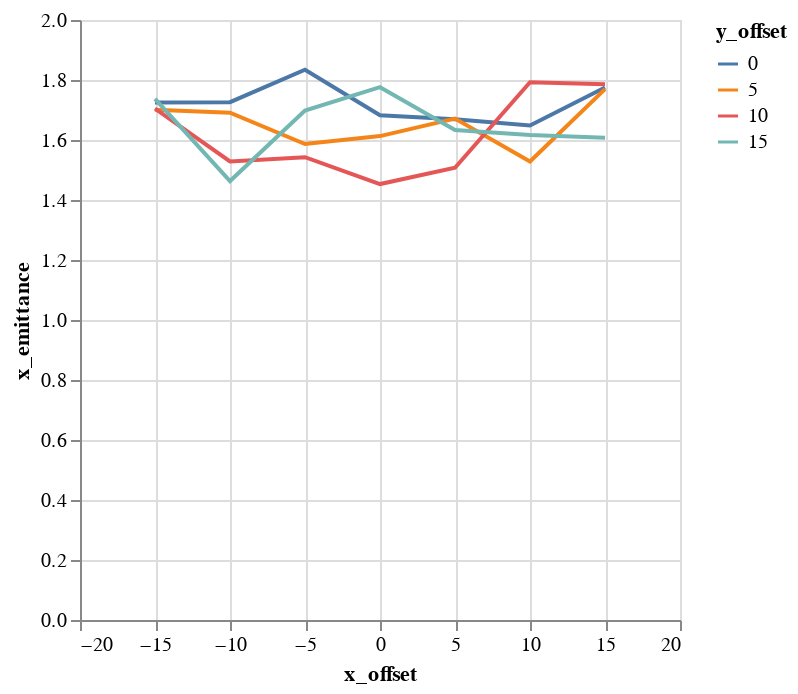

The cell this chart's notebook holds for it:
### Markdown cell above
## Plots

### Code cell
alt.Chart(emit_df).mark_line().encode(
    color='y_offset:N',
    x='x_offset',
    y='x_emittance',
)

### Figure 1 — Vega-Lite specification as saved in the notebook (floating-point values rounded to 4 significant figures)
{"$schema": "https://vega.github.io/schema/vega-lite/v1.2.1.json", "data": {"values": [{"losses": 0, "relbeta": 0.002308, "sourceID": 16777222, "sourceName": "x_-15_y_0", "x_emittance": 1.725, "x_emittance_rel": 1.064, "x_norm_emittance": 0.003982, "x_offset": -15, "y_emittance": 1.678, "y_emittance_rel": 1.067, "y_norm_emittance": 0.003873, "y_offset": 0}, {"losses": 0, "relbeta": 0.002308, "sourceID": 16777229, "sourceName": "x_-15_y_5", "x_emittance": 1.701, "x_emittance_rel": 1.067, "x_norm_emittance": 0.003926, "x_offset": -15, "y_emittance": 1.72, "y_emittance_rel": 1.079, "y_norm_emittance": 0.003971, "y_offset": 5}, {"losses": 0, "relbeta": 0.002308, "sourceID": 16777236, "sourceName": "x_-15_y_10", "x_emittance": 1.705, "x_emittance_rel": 1.054, "x_norm_emittance": 0.003935, "x_offset": -15, "y_emittance": 1.68, "y_emittance_rel": 1.052, "y_norm_emittance": 0.003878, "y_offset": 10}, {"losses": 0, "relbeta": 0.002308, "sourceID": 16777243, "sourceName": "x_-15_y_15", "x_emittance": 1.737, "x_emittance_rel": 1.039, "x_norm_emittance": 0.00401, "x_offset": -15, "y_emittance": 1.699, "y_emittance_rel": 1.023, "y_norm_emittance": 0.003923, "y_offset": 15}, {"losses": 0, "relbeta": 0.002308, "sourceID": 16777220, "sourceName": "x_-10_y_0", "x_emittance": 1.726, "x_emittance_rel": 1.084, "x_norm_emittance": 0.003984, "x_offset": -10, "y_emittance": 1.665, "y_emittance_rel": 1.072, "y_norm_emittance": 0.003844, "y_offset": 0}, {"losses": 0, "relbeta": 0.002308, "sourceID": 16777227, "sourceName": "x_-10_y_5", "x_emittance": 1.691, "x_emittance_rel": 1.048, "x_norm_emittance": 0.003904, "x_offset": -10, "y_emittance": 1.658, "y_emittance_rel": 1.049, "y_norm_emittance": 0.003827, "y_offset": 5}, {"losses": 0, "relbeta": 0.002308, "sourceID": 16777234, "sourceName": "x_-10_y_10", "x_emittance": 1.528, "x_emittance_rel": 1.028, "x_norm_emittance": 0.003528, "x_offset": -10, "y_emittance": 1.709, "y_emittance_rel": 1.026, "y_norm_emittance": 0.003945, "y_offset": 10}, {"losses": 0, "relbeta": 0.002308, "sourceID": 16777241, "sourceName": "x_-10_y_15", "x_emittance": 1.463, "x_emittance_rel": 1.009, "x_norm_emittance": 0.003378, "x_offset": -10, "y_emittance": 1.635, "y_emittance_rel": 1.001, "y_norm_emittance": 0.003775, "y_offset": 15}, {"losses": 0, "relbeta": 0.002308, "sourceID": 16777218, "sourceName": "x_-5_y_0", "x_emittance": 1.834, "x_emittance_rel": 1.094, "x_norm_emittance": 0.004234, "x_offset": -5, "y_emittance": 1.86, "y_emittance_rel": 1.083, "y_norm_emittance": 0.004293, "y_offset": 0}, {"losses": 0, "relbeta": 0.002308, "sourceID": 16777225, "sourceName": "x_-5_y_5", "x_emittance": 1.587, "x_emittance_rel": 1.042, "x_norm_emittance": 0.003663, "x_offset": -5, "y_emittance": 1.675, "y_emittance_rel": 1.031, "y_norm_emittance": 0.003868, "y_offset": 5}, {"losses": 0, "relbeta": 0.002308, "sourceID": 16777232, "sourceName": "x_-5_y_10", "x_emittance": 1.543, "x_emittance_rel": 1.021, "x_norm_emittance": 0.003561, "x_offset": -5, "y_emittance": 1.577, "y_emittance_rel": 1.021, "y_norm_emittance": 0.003641, "y_offset": 10}, {"losses": 0, "relbeta": 0.002308, "sourceID": 16777239, "sourceName": "x_-5_y_15", "x_emittance": 1.698, "x_emittance_rel": 1.004, "x_norm_emittance": 0.00392, "x_offset": -5, "y_emittance": 1.518, "y_emittance_rel": 1.009, "y_norm_emittance": 0.003504, "y_offset": 15}, {"losses": 0, "relbeta": 0.002308, "sourceID": 16777216, "sourceName": "x_0_y_0", "x_emittance": 1.683, "x_emittance_rel": 1.093, "x_norm_emittance": 0.003884, "x_offset": 0, "y_emittance": 1.625, "y_emittance_rel": 1.057, "y_norm_emittance": 0.00375, "y_offset": 0}, {"losses": 0, "relbeta": 0.002308, "sourceID": 16777223, "sourceName": "x_0_y_5", "x_emittance": 1.613, "x_emittance_rel": 1.047, "x_norm_emittance": 0.003724, "x_offset": 0, "y_emittance": 1.579, "y_emittance_rel": 1.029, "y_norm_emittance": 0.003646, "y_offset": 5}, {"losses": 0, "relbeta": 0.002308, "sourceID": 16777230, "sourceName": "x_0_y_10", "x_emittance": 1.453, "x_emittance_rel": 1.036, "x_norm_emittance": 0.003354, "x_offset": 0, "y_emittance": 1.498, "y_emittance_rel": 1.016, "y_norm_emittance": 0.003459, "y_offset": 10}, {"losses": 0, "relbeta": 0.002308, "sourceID": 16777237, "sourceName": "x_0_y_15", "x_emittance": 1.776, "x_emittance_rel": 1.004, "x_norm_emittance": 0.0041, "x_offset": 0, "y_emittance": 1.618, "y_emittance_rel": 1.003, "y_norm_emittance": 0.003735, "y_offset": 15}, {"losses": 0, "relbeta": 0.002308, "sourceID": 16777217, "sourceName": "x_5_y_0", "x_emittance": 1.669, "x_emittance_rel": 1.077, "x_norm_emittance": 0.003853, "x_offset": 5, "y_emittance": 1.753, "y_emittance_rel": 1.047, "y_norm_emittance": 0.004046, "y_offset": 0}, {"losses": 0, "relbeta": 0.002308, "sourceID": 16777224, "sourceName": "x_5_y_5", "x_emittance": 1.671, "x_emittance_rel": 1.043, "x_norm_emittance": 0.003858, "x_offset": 5, "y_emittance": 1.54, "y_emittance_rel": 1.045, "y_norm_emittance": 0.003555, "y_offset": 5}, {"losses": 0, "relbeta": 0.002308, "sourceID": 16777231, "sourceName": "x_5_y_10", "x_emittance": 1.508, "x_emittance_rel": 1.031, "x_norm_emittance": 0.00348, "x_offset": 5, "y_emittance": 1.626, "y_emittance_rel": 1.02, "y_norm_emittance": 0.003753, "y_offset": 10}, {"losses": 0, "relbeta": 0.002308, "sourceID": 16777238, "sourceName": "x_5_y_15", "x_emittance": 1.633, "x_emittance_rel": 1.022, "x_norm_emittance": 0.00377, "x_offset": 5, "y_emittance": 1.576, "y_emittance_rel": 1.001, "y_norm_emittance": 0.003638, "y_offset": 15}, {"losses": 0, "relbeta": 0.002308, "sourceID": 16777219, "sourceName": "x_10_y_0", "x_emittance": 1.649, "x_emittance_rel": 1.085, "x_norm_emittance": 0.003805, "x_offset": 10, "y_emittance": 1.742, "y_emittance_rel": 1.089, "y_norm_emittance": 0.004021, "y_offset": 0}, {"losses": 0, "relbeta": 0.002308, "sourceID": 16777226, "sourceName": "x_10_y_5", "x_emittance": 1.528, "x_emittance_rel": 1.056, "x_norm_emittance": 0.003528, "x_offset": 10, "y_emittance": 1.583, "y_emittance_rel": 1.051, "y_norm_emittance": 0.003654, "y_offset": 5}, {"losses": 0, "relbeta": 0.002308, "sourceID": 16777233, "sourceName": "x_10_y_10", "x_emittance": 1.793, "x_emittance_rel": 1.029, "x_norm_emittance": 0.004138, "x_offset": 10, "y_emittance": 1.651, "y_emittance_rel": 1.024, "y_norm_emittance": 0.003812, "y_offset": 10}, {"losses": 0, "relbeta": 0.002308, "sourceID": 16777240, "sourceName": "x_10_y_15", "x_emittance": 1.616, "x_emittance_rel": 1.028, "x_norm_emittance": 0.003731, "x_offset": 10, "y_emittance": 1.519, "y_emittance_rel": 1.005, "y_norm_emittance": 0.003506, "y_offset": 15}, {"losses": 0, "relbeta": 0.002308, "sourceID": 16777221, "sourceName": "x_15_y_0", "x_emittance": 1.775, "x_emittance_rel": 1.184, "x_norm_emittance": 0.004097, "x_offset": 15, "y_emittance": 1.657, "y_emittance_rel": 1.05, "y_norm_emittance": 0.003825, "y_offset": 0}, {"losses": 1, "relbeta": 0.002308, "sourceID": 16777228, "sourceName": "x_15_y_5", "x_emittance": 1.77, "x_emittance_rel": 1.126, "x_norm_emittance": 0.004085, "x_offset": 15, "y_emittance": 1.567, "y_emittance_rel": 1.055, "y_norm_emittance": 0.003617, "y_offset": 5}, {"losses": 0, "relbeta": 0.002308, "sourceID": 16777235, "sourceName": "x_15_y_10", "x_emittance": 1.785, "x_emittance_rel": 1.1, "x_norm_emittance": 0.004122, "x_offset": 15, "y_emittance": 1.651, "y_emittance_rel": 1.022, "y_norm_emittance": 0.00381, "y_offset": 10}, {"losses": 0, "relbeta": 0.002308, "sourceID": 16777242, "sourceName": "x_15_y_15", "x_emittance": 1.608, "x_emittance_rel": 1.061, "x_norm_emittance": 0.003712, "x_offset": 15, "y_emittance": 1.597, "y_emittance_rel": 1.006, "y_norm_emittance": 0.003687, "y_offset": 15}]}, "encoding": {"color": {"field": "y_offset", "type": "nominal"}, "x": {"field": "x_offset", "type": "quantitative"}, "y": {"field": "x_emittance", "type": "quantitative"}}, "mark": "line"}
